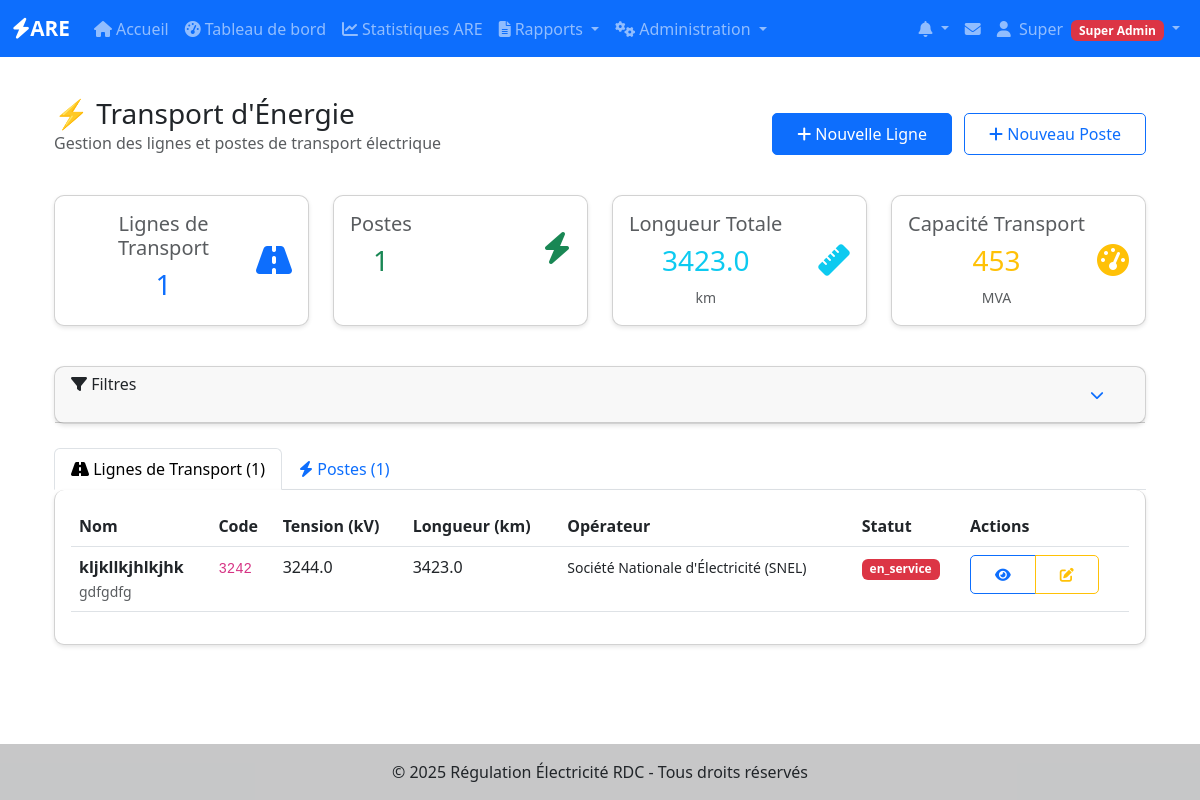
The app's page /transport/ (signed in), older data.
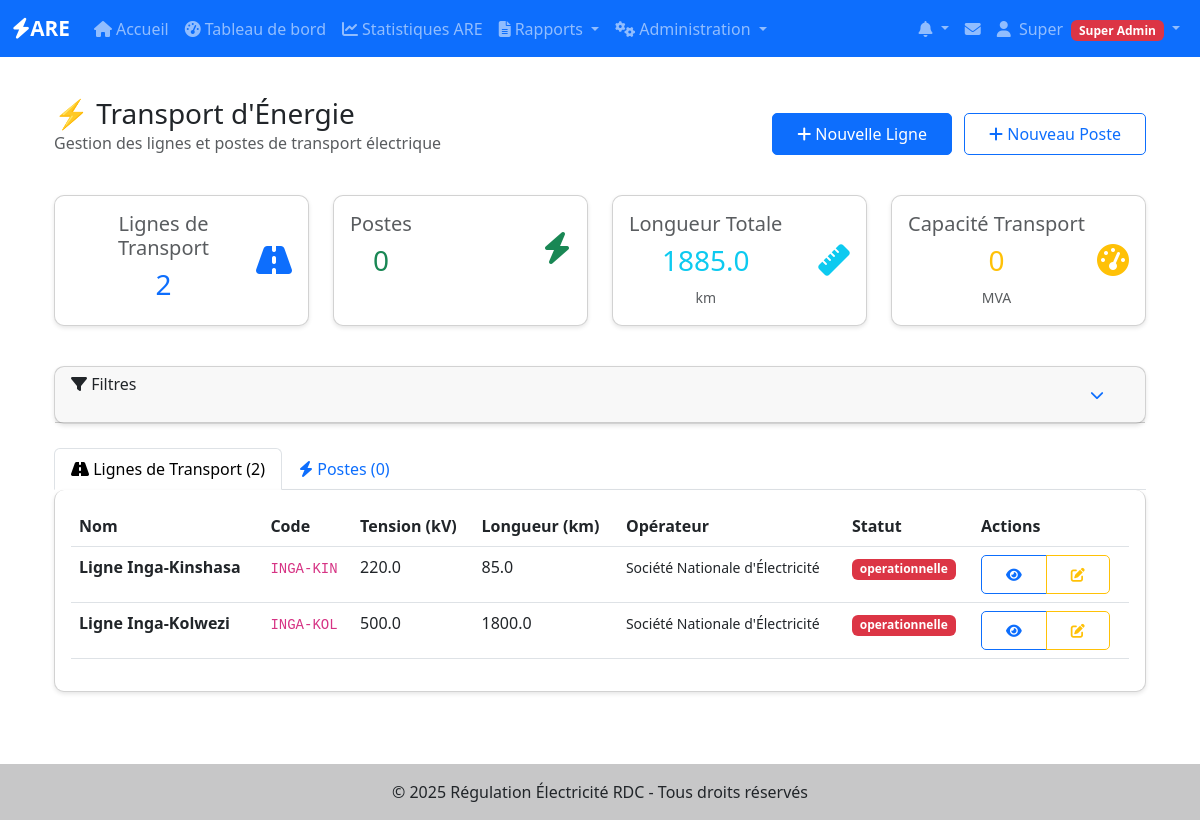
The same page, newer data.
### app/models/transport.py (models this page shows, shortened)
class LigneTransport(BaseModel):
    __tablename__ = 'lignes_transport'
    operateur_id = Column(Integer, ForeignKey('operateurs.id'), nullable=False)
    nom = Column(String(200), nullable=False, index=True)
    code = Column(String(50), unique=True, nullable=False)
    designation = Column(String(300))
    tension_nominale = Column(Float, nullable=False)  # kV
    longueur_totale = Column(Float)  # km
    nombre_circuits = Column(Integer, default=1)
    type_ligne = Column(String(50))  # aérienne, souterraine, mixte
    poste_depart = Column(String(200))
    poste_arrivee = Column(String(200))
    coordonnees_tracé = Column(JSON)  # Liste de points [lat, lng]
    type_conducteur = Column(String(100))  # ACSR, AAAC, etc.
    section_conducteur = Column(Float)  # mm²
    nombre_conducteurs_par_phase = Column(Integer, default=1)
    capacite_thermique = Column(Float)  # A
    capacite_transport = Column(Float)  # MVA
    type_supports = Column(String(100))  # treillis, béton, bois
    hauteur_moyenne_supports = Column(Float)  # m
    portee_moyenne = Column(Float)  # m
    type_isolateurs = Column(String(100))
    conducteur_terre = Column(Boolean, default=True)
    cable_garde = Column(Boolean, default=False)
    systeme_protection = Column(String(200))
    date_mise_service = Column(DateTime)
    statut = Column(String(50), default='en_service')  # en_service, hors_service, maintenance
    proprietaire = Column(String(200))
    exploitant = Column(String(200))
    taux_indisponibilite = Column(Float, default=0.0)  # %
    nombre_defauts_annuels = Column(Integer, default=0)
    duree_moyenne_coupures = Column(Float, default=0.0)  # minutes
    date_derniere_inspection = Column(DateTime)
    periodicite_inspection = Column(Integer, default=12)  # mois
    date_derniere_maintenance = Column(DateTime)
    observations = Column(Text)
    operateur = relationship("Operateur", back_populates="lignes_transport")
    rapports = relationship("RapportTransport", back_populates="ligne", cascade="all, delete-orphan")
    postes_depart = relationship("PosteTransport", foreign_keys="PosteTransport.ligne_depart_id", back_populates="lignes_depart")
    postes_arrivee = relationship("PosteTransport", foreign_keys="PosteTransport.ligne_arrivee_id", back_populates="lignes_arrivee")

### app/models/operateurs.py (models this page shows, shortened)
class Operateur(BaseModel):
    __tablename__ = 'operateurs'
    nom = db.Column(db.String(200), nullable=False, index=True)
    sigle = db.Column(db.String(50))
    type_operateur = db.Column(db.String(50))  # Production, Transport, Distribution
    adresse = db.Column(db.Text)
    ville = db.Column(db.String(100))
    province = db.Column(db.String(100))
    telephone = db.Column(db.String(20))
    email = db.Column(db.String(120))
    site_web = db.Column(db.String(200))
    numero_licence = db.Column(db.String(100), unique=True)
    date_licence = db.Column(db.Date)
    statut_licence = db.Column(db.String(20), default='active')  # active, suspendue, expirée
    capacite_installee = db.Column(db.Float)  # en MW
    zone_couverture = db.Column(db.Text)
    nombre_clients = db.Column(db.Integer)
    observations = db.Column(db.Text)
    centrales_hydro = db.relationship("CentraleHydro", back_populates="operateur", lazy=True)
    centrales_thermique = db.relationship("CentraleThermique", back_populates="operateur", lazy=True)
    centrales_solaire = db.relationship("CentraleSolaire", back_populates="operateur", lazy=True)
    lignes_transport = db.relationship("LigneTransport", back_populates="operateur", lazy=True)
    postes_transport = db.relationship("PosteTransport", back_populates="operateur", lazy=True)
    reseaux_distribution = db.relationship("ReseauDistribution", back_populates="operateur", lazy=True)

### app/transport/routes.py (the view)
@bp.route('/')
@login_required
def index():
    filtre_form = FiltreTransportForm(request.args)
    if current_user.is_admin():
        operateurs = Operateur.query.filter_by(actif=True).all()
        filtre_form.operateur.choices = [('', 'Tous les opérateurs')] + [(op.id, op.nom) for op in operateurs]
    else:
        operateurs = [current_user.operateur] if current_user.operateur else []
        if current_user.operateur:
            filtre_form.operateur.choices = [(current_user.operateur.id, current_user.operateur.nom)]
    operateur_id = request.args.get('operateur', type=int)
    statut = request.args.get('statut')
    tension_min = request.args.get('tension_min', type=float)
    tension_max = request.args.get('tension_max', type=float)
    if current_user.is_admin():
        query_lignes = LigneTransport.query
        query_postes = PosteTransport.query
    else:
        query_lignes = LigneTransport.query.filter_by(operateur_id=current_user.operateur_id)
        query_postes = PosteTransport.query.filter_by(operateur_id=current_user.operateur_id)
    if operateur_id:
        query_lignes = query_lignes.filter_by(operateur_id=operateur_id)
        query_postes = query_postes.filter_by(operateur_id=operateur_id)
    if statut:
        query_lignes = query_lignes.filter_by(statut=statut)
        query_postes = query_postes.filter_by(statut=statut)
    if tension_min:
        query_lignes = query_lignes.filter(LigneTransport.tension_nominale >= tension_min)
    if tension_max:
        query_lignes = query_lignes.filter(LigneTransport.tension_nominale <= tension_max)
    lignes = query_lignes.filter_by(actif=True).all()
    postes = query_postes.filter_by(actif=True).all()
    stats = {
        'nb_lignes': len(lignes),
        'nb_postes': len(postes),
        'longueur_totale': sum([ligne.longueur_totale for ligne in lignes if ligne.longueur_totale]),
        'capacite_totale': sum([poste.puissance_installee for poste in postes if poste.puissance_installee]),
        'lignes_en_service': len([l for l in lignes if l.statut == 'en_service']),
        'postes_en_service': len([p for p in postes if p.statut == 'en_service'])
    }
    donnees_graphiques = generer_donnees_graphiques_transport(lignes, postes)
    return render_template('transport/index.html',
                         lignes=lignes,
                         postes=postes,
                         operateurs=operateurs,
                         stats=stats,
                         donnees_graphiques=donnees_graphiques,
                         filtre_form=filtre_form,
                         filtres=request.args)

### app/models/utilisateurs.py (called while the page is built)
    def is_super_admin(self):
        return self.role == 'super_admin'

    def is_admin(self):
        return self.role in ['super_admin', 'admin_operateur']

    def has_permission(self, permission):
        permissions = {
            'super_admin': ['create_operateur', 'edit_operateur', 'delete_operateur',
                           'create_user', 'edit_user', 'delete_user', 'view_all_reports'],
            'admin_operateur': ['edit_own_operateur', 'create_user_operateur',
                               'edit_user_operateur', 'view_own_reports', 'create_reports'],
            'utilisateur_operateur': ['view_own_reports', 'create_reports', 'edit_own_reports']
        }
        return permission in permissions.get(self.role, [])

### app/templates/transport/index.html (shortened to what the changed rows need)
{% extends "base.html" %}
{% block content %}
<div class="container-fluid">
    <div class="row mb-4">
        <div class="col-12">
            <div class="d-flex justify-content-between align-items-center">
                <div>
                    <h1 class="h3 mb-0">⚡ Transport d'Énergie</h1>
                </div>
            </div>
        </div>
    </div>
    <div class="row mb-4">
        <div class="col-lg-3 col-md-6 mb-3">
            <div class="card stats-card h-100">
                <div class="card-body text-center">
                    <div class="d-flex justify-content-between align-items-center">
                        <div>
                            <h5 class="card-title text-muted mb-2">Lignes de Transport</h5>
                            <div class="h3 text-primary">{{ stats.nb_lignes or 0 }}</div>
                        </div>
                    </div>
                </div>
            </div>
        </div>
        <div class="col-lg-3 col-md-6 mb-3">
            <div class="card stats-card h-100">
                <div class="card-body text-center">
                    <div class="d-flex justify-content-between align-items-center">
                        <div>
                            <h5 class="card-title text-muted mb-2">Postes</h5>
                            <div class="h3 text-success">{{ stats.nb_postes or 0 }}</div>
                        </div>
                    </div>
                </div>
            </div>
        </div>
        <div class="col-lg-3 col-md-6 mb-3">
            <div class="card stats-card h-100">
                <div class="card-body text-center">
                    <div class="d-flex justify-content-between align-items-center">
                        <div>
                            <h5 class="card-title text-muted mb-2">Longueur Totale</h5>
                            <div class="h3 text-info">{{ "%.1f"|format(stats.longueur_totale or 0) }}</div>
                            <small class="text-muted">km</small>
                        </div>
                    </div>
                </div>
            </div>
        </div>
        <div class="col-lg-3 col-md-6 mb-3">
            <div class="card stats-card h-100">
                <div class="card-body text-center">
                    <div class="d-flex justify-content-between align-items-center">
                        <div>
                            <h5 class="card-title text-muted mb-2">Capacité Transport</h5>
                            <div class="h3 text-warning">{{ "%.0f"|format(stats.capacite_totale or 0) }}</div>
                            <small class="text-muted">MVA</small>
                        </div>
                    </div>
                </div>
            </div>
        </div>
    </div>
    <ul class="nav nav-tabs" id="transportTabs" role="tablist">
        <li class="nav-item" role="presentation">
            <button class="nav-link active" id="lignes-tab" data-bs-toggle="tab" data-bs-target="#lignes" type="button" role="tab">
                <i class="fas fa-road"></i> Lignes de Transport ({{ lignes|length }})
            </button>
        </li>
        <li class="nav-item" role="presentation">
            <button class="nav-link" id="postes-tab" data-bs-toggle="tab" data-bs-target="#postes" type="button" role="tab">
                <i class="fas fa-bolt"></i> Postes ({{ postes|length }})
            </button>
        </li>
    </ul>
    <div class="tab-content" id="transportTabsContent">
        <div class="tab-pane fade show active" id="lignes" role="tabpanel">
            <div class="card border-top-0">
                <div class="card-body">
                    {% if lignes %}
                    <div class="table-responsive">
                        <table class="table table-hover">
                            <thead>
                                <tr>
                                    <th>Nom</th>
                                    <th>Code</th>
                                    <th>Tension (kV)</th>
                                    <th>Longueur (km)</th>
                                    <th>Opérateur</th>
                                    <th>Statut</th>
                                    <th>Actions</th>
                                </tr>
                            </thead>
                            <tbody>
                                {% for ligne in lignes %}
                                <tr>
                                    <td>
                                        <strong>{{ ligne.nom }}</strong>
                                        {% if ligne.designation %}
                                        <br><small class="text-muted">{{ ligne.designation }}</small>
                                        {% endif %}
                                    </td>
                                    <td><code>{{ ligne.code }}</code></td>
                                    <td>{{ ligne.tension_nominale or '-' }}</td>
                                    <td>{{ "%.1f"|format(ligne.longueur_totale) if ligne.longueur_totale else '-' }}</td>
                                    <td>
                                        {% if ligne.operateur %}
                                        <small>{{ ligne.operateur.nom }}</small>
                                        {% else %}
                                        <small class="text-muted">Non assigné</small>
                                        {% endif %}
                                    </td>
                                    <td>
                                        {% set status_class = 'success' if ligne.statut == 'operationnel' else 'warning' if ligne.statut == 'maintenance' else 'danger' %}
                                        <span class="badge bg-{{ status_class }} status-badge">
                                            {{ ligne.statut or 'Non défini' }}
                                        </span>
                                    </td>
                                    <td>
                                        <div class="btn-group btn-group-sm">
                                            <a href="{{ url_for('transport.detail_ligne', id=ligne.id) }}" class="btn btn-outline-primary">
                                                <i class="fas fa-eye"></i>
                                            </a>
                                            {% if current_user.is_admin() %}
                                            <a href="{{ url_for('transport.modifier_ligne', id=ligne.id) }}" class="btn btn-outline-warning">
                                                <i class="fas fa-edit"></i>
                                            </a>
                                            {% endif %}
                                        </div>
                                    </td>
                                </tr>
                                {% endfor %}
                            </tbody>
                        </table>
                    </div>
                    {% endif %}
                </div>
            </div>
        </div>
    </div>
</div>
{% endblock %}

Row changes from the older to the newer data that the page shows:
removed LigneTransport: nom "kljkllkjhlkjhk", designation "gdfgdfg", code "3242", tension_nominale "3244.0", longueur_totale "3423.0", operateur.nom "Société Nationale d'Électricité (SNEL)", statut "en_service"
added LigneTransport: nom "Ligne Inga-Kinshasa", code "INGA-KIN", tension_nominale "220.0", longueur_totale "85.0", operateur.nom "Société Nationale d'Électricité", statut "operationnelle"
added LigneTransport: nom "Ligne Inga-Kolwezi", code "INGA-KOL", tension_nominale "500.0", longueur_totale "1800.0", operateur.nom "Société Nationale d'Électricité", statut "operationnelle"
Text that changed along with them:
{{ stats.nb_lignes or 0 }}: "1" → "2"
{{ stats.nb_postes or 0 }}: "1" → "0"
{{ "%.1f"|format(stats.longueur_totale or 0) }}: "3423.0" → "1885.0"
{{ "%.0f"|format(stats.capacite_totale or 0) }}: "453" → "0"
{{ lignes|length }}: "1" → "2"
{{ postes|length }}: "1" → "0"
